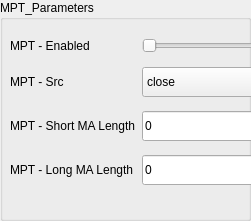
              <widget class="QGroupBox" name="grpBox_MPT_parameters_">
               <property name="geometry">
                <rect>
                 <x>550</x>
                 <y>280</y>
                 <width>251</width>
                 <height>221</height>
                </rect>
               </property>
               <property name="title">
                <string>MPT_Parameters</string>
               </property>
               <property name="Combinear.qss" stdset="0">
                <string notr="true"/>
               </property>
               <widget class="QWidget" name="layoutWidget_29">
                <property name="geometry">
                 <rect>
                  <x>10</x>
                  <y>30</y>
                  <width>394</width>
                  <height>164</height>
                 </rect>
                </property>
                <layout class="QGridLayout" name="gridLayout_58">
                 <item row="0" column="0">
                  <widget class="QLabel" name="lblMptEnabled_25">
                   <property name="text">
                    <string>MPT - Enabled</string>
                   </property>
                   <property name="Combinear.qss" stdset="0">
                    <string notr="true"/>
                   </property>
                  </widget>
                 </item>
                 <item row="0" column="1">
                  <widget class="QSlider" name="hSlider_SELL_IndicatorEnabled_33">
                   <property name="maximum">
                    <number>5</number>
                   </property>
                   <property name="orientation">
                    <enum>Qt::Horizontal</enum>
                   </property>
                   <property name="Combinear.qss" stdset="0">
                    <string notr="true"/>
                   </property>
                  </widget>
                 </item>
                 <item row="1" column="0">
                  <widget class="QLabel" name="lblMptAppliedPrice_6">
                   <property name="text">
                    <string>MPT - Src</string>
                   </property>
                   <property name="Combinear.qss" stdset="0">
                    <string notr="true"/>
                   </property>
                  </widget>
                 </item>
                 <item row="1" column="1">
                  <widget class="QComboBox" name="drpMptAppliedPrice_6">
                   <property name="minimumSize">
                    <size>
                     <width>0</width>
                     <height>30</height>
                    </size>
                   </property>
                   <property name="Combinear.qss" stdset="0">
                    <string notr="true"/>
                   </property>
                   <item>
                    <property name="text">
                     <string>close</string>
                    </property>
                   </item>
                   <item>
                    <property name="text">
                     <string>open</string>
                    </property>
                   </item>
                   <item>
                    <property name="text">
                     <string>high</string>
                    </property>
                   </item>
                   <item>
                    <property name="text">
                     <string>low</string>
                    </property>
                   </item>
                   <item>
                    <property name="text">
                     <string>HL2</string>
                    </property>
                   </item>
                   <item>
                    <property name="text">
                     <string>HLC3</string>
                    </property>
                   </item>
                   <item>
                    <property name="text">
                     <string>OHLC</string>
                    </property>
                   </item>
                  </widget>
                 </item>
                 <item row="2" column="0">
                  <widget class="QLabel" name="lblMptShortMaPeriod_6">
                   <property name="text">
                    <string>MPT - Short MA Length</string>
                   </property>
                   <property name="Combinear.qss" stdset="0">
                    <string notr="true"/>
                   </property>
                  </widget>
                 </item>
                 <item row="2" column="1">
                  <widget class="QLineEdit" name="txtMptShortEmaPeriod_6">
                   <property name="minimumSize">
                    <size>
                     <width>0</width>
                     <height>30</height>
                    </size>
                   </property>
                   <property name="text">
                    <string>0</string>
                   </property>
                   <property name="Combinear.qss" stdset="0">
                    <string notr="true"/>
                   </property>
                  </widget>
                 </item>
                 <item row="3" column="0">
                  <widget class="QLabel" name="lblMptLongMaPeriod_6">
                   <property name="text">
                    <string>MPT - Long MA Length</string>
                   </property>
                   <property name="Combinear.qss" stdset="0">
                    <string notr="true"/>
                   </property>
                  </widget>
                 </item>
                 <item row="3" column="1">
                  <widget class="QLineEdit" name="txtMptLongEmaPeriod_6">
                   <property name="minimumSize">
                    <size>
                     <width>0</width>
                     <height>30</height>
                    </size>
                   </property>
                   <property name="text">
                    <string>0</string>
                   </property>
                   <property name="Combinear.qss" stdset="0">
                    <string notr="true"/>
                   </property>
                  </widget>
                 </item>
                 <item row="1" column="2">
                  <spacer name="horizontalSpacer_38">
                   <property name="orientation">
                    <enum>Qt::Horizontal</enum>
                   </property>
                   <property name="sizeHint" stdset="0">
                    <size>
                     <width>40</width>
                     <height>20</height>
                    </size>
                   </property>
                  </spacer>
                 </item>
                </layout>
               </widget>
              </widget>
